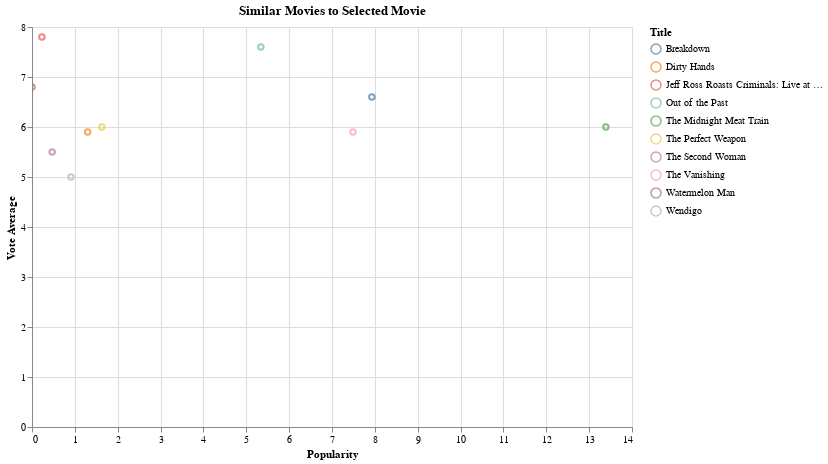

The cell this chart's notebook holds for it:
### Code cell
# Function to find similar movies
def find_similar_movies(movie_title, top_n=10):
    idx = movies_metadata_overview[movies_metadata_overview['title'] == movie_title].index[0]
    query_embedding = embeddings[idx].reshape(1, -1)

    # Calculate cosine similarity between the query and all movie embeddings
    similarities = cosine_similarity(query_embedding, embeddings).flatten()

    # Get the top N similar movies
    similar_indices = similarities.argsort()[::-1][1:top_n+1]
    similar_movies = movies_metadata_overview.iloc[similar_indices]

    return similar_movies

# pick 5 movies from the top 100 movies
filtered_movies = movies_metadata_credits.head(100).sample(5)
similar_movies = pd.concat([find_similar_movies(movie_title).assign(query_title=movie_title) for movie_title in filtered_movies['title']])
similar_movies = similar_movies.copy()
similar_movies['popularity'] = similar_movies['popularity'].astype(float).round(2)

dropdown_symbol = alt.binding_select(options=list(similar_movies["query_title"].unique()), name=" ")
selection_symbol = alt.selection_point(fields=["query_title"], bind=dropdown_symbol, value=filtered_movies['title'].values[0])

# display the similar movies on a chart
alt.Chart(similar_movies).mark_point().encode(
    alt.X('popularity', title='Popularity'),
    alt.Y('vote_average', title='Vote Average'),
    alt.Color('title', title='Title'),
    tooltip=['title', 'overview']
).add_params(
    selection_symbol
).transform_filter(
    selection_symbol
).properties(
    title='Similar Movies to Selected Movie',
    width=600,
    height=400,
).interactive()

### Figure 1 — Vega-Lite specification as saved in the notebook (floating-point values rounded to 4 significant figures)
{"config": {"view": {"continuousWidth": 300, "continuousHeight": 300}}, "data": {"name": "data-33b944f723961c3e5a5af38c835738ce"}, "mark": {"type": "point"}, "encoding": {"color": {"field": "title", "title": "Title", "type": "nominal"}, "tooltip": [{"field": "title", "type": "nominal"}, {"field": "overview", "type": "nominal"}], "x": {"field": "popularity", "title": "Popularity", "type": "quantitative"}, "y": {"field": "vote_average", "title": "Vote Average", "type": "quantitative"}}, "height": 400, "params": [{"name": "param_18", "select": {"type": "point", "fields": ["query_title"]}, "bind": {"input": "select", "options": ["Rear Window", "Psycho", "The Intouchables", "Dilwale Dulhania Le Jayenge", "The Lion King"], "name": " "}, "value": "Rear Window"}, {"name": "param_19", "select": {"type": "interval", "encodings": ["x", "y"]}, "bind": "scales"}], "title": "Similar Movies to Selected Movie", "transform": [{"filter": {"param": "param_18"}}], "width": 600, "$schema": "https://vega.github.io/schema/vega-lite/v5.17.0.json", "datasets": {"data-33b944f723961c3e5a5af38c835738ce": [{"id": 34420.0, "title": "The Perfect Weapon", "overview": "Jeff, a young delinquent, is enrolled by his father in a kenpo school, in the hopes of teaching the boy some self-discipline. Years later, Jeff's mentor, Kim, is being threatened by one of the Korean mafia families. Jeff tries to help his old friend, but is too late to prevent Kim's death at the hands of an unknown hitman. Vowing revenge, Jeff takes on all of the families, using his martial arts skills to find the man who killed his friend.", "popularity": 1.63, "vote_average": 6.0, "query_title": "Rear Window"}, {"id": 2163.0, "title": "Breakdown", "overview": "When his SUV breaks down on a remote Southwestern road, Jeff Taylor lets his wife, Amy, hitch a ride with a trucker to get help. When she doesn't return, Jeff fixes his SUV and tracks down the trucker -- who tells the police he's never seen Amy. Johnathan Mostow's tense thriller then follows Jeff's desperate search for his wife, which eventually uncovers a small town's murderous secret.", "popularity": 7.93, "vote_average": 6.6, "query_title": "Rear Window"}, {"id": 10180.0, "title": "The Midnight Meat Train", "overview": "The photographer Leon lives with his girlfriend and waitress Maya waiting for a chance to get in the photo business. When Maya contacts their friend Jurgis, he schedules a meeting for Leon with the successful owner of arts gallery Susan Hoff; she analyzes Leon's work and asks him to improve the quality of his photos. During the night, the upset Leon decides to wander on the streets taking pictures with his camera, and he follows three punks down to the subway station; when the gang attacks a young woman, Leon defends her and the guys move on. On the next morning, Leon discovers that the woman is missing. He goes to the police station, but Detective Lynn Hadley does not give much attention to him and discredits his statement. Leon becomes obsessed to find what happened with the stranger and he watches the subway station. When he sees the elegant butcher Mahogany in the train, Leon believes he might be a murderer and stalks him everywhere, in the beginning of his journey to the darkness.", "popularity": 13.39, "vote_average": 6.0, "query_title": "Rear Window"}, {"id": 3479.0, "title": "Dirty Hands", "overview": "Saint Tropez. Julie Wormser and her lover, writer and neighbour Jeff Marle, plan the murder of her wealthy husband Louis, an impotent who drinks a lot. She hits him, and leaves the rest of the task to Jeff. Julie finds herself alone the following day, and becomes therefore the prime suspect. Where is Louis' body? Where is Jeff? Is there any secret beyond a door? Nothing is what it seems in this highly acclaimed taut thriller.", "popularity": 1.3, "vote_average": 5.9, "query_title": "Rear Window"}, {"id": 1644.0, "title": "The Vanishing", "overview": "A young woman (Sandra Bullock) mysteriously disappears, sending her boyfriend Jeff (Kiefer Sutherland) on a years-long quest to find her. Not even a new love (Nancy Travis) can keep him from his obsessive search. All the while, the calculating psychopath (Jeff Bridges) who kidnapped his girlfriend stalks Jeff, ultimately taking him through the exact same steps that led to the crime. In order to find out what happened, Jeff must put his own life in the hands of this devious stranger.", "popularity": 7.49, "vote_average": 5.9, "query_title": "Rear Window"}, {"id": 42600.0, "title": "Watermelon Man", "overview": "Jeff Gerber, an insurance agent, lives in a typical suburban neighborhood. He is also both racist and a fitness freak. But Jeff's bigoted world of taunting and harassing black people on and off the job is turned upside down when his skin inexplicably turns dark overnight. As Jeff tries to come to terms with this unexplained phenomenon that has befallen him, he soon becomes the victim himself when all of his friends and neighbors suddenly shun and harass him. This puts a strain on his marriage and loyal wife Althea, who begins to crack under the pressure. When all medical attempts to change his skin back to his former color fail, Jeff accepts that Kharma has caught up with him. Jeff tries to see the light of being a persecuted black man in this cruel and segregated world with the help of some of some new black friends, some of whom were people he, as a white man, taunted and harassed.", "popularity": 0.0, "vote_average": 6.8, "query_title": "Rear Window"}, {"id": 678.0, "title": "Out of the Past", "overview": "Jeff Bailey seems to be a mundane gas station owner in remote Bridgeport, CA. He is dating local girl Ann Miller and lives a quiet life. But Jeff has a secret past, and when a mysterious stranger arrives in town, Jeff is forced to return to the dark world he had tried to escape.", "popularity": 5.34, "vote_average": 7.6, "query_title": "Rear Window"}, {"id": 62660.0, "title": "The Second Woman", "overview": "In flashback from a 'Rebecca'-style beginning: Ellen Foster, visiting her aunt on the California coast, meets neighbor Jeff Cohalan and his ultramodern clifftop house. Ellen is strongly attracted to Jeff, who's being plagued by unexplainable accidents, major and minor. Bad luck, persecution...or paranoia? Warned that Jeff could be dangerous, Ellen fears that he's in danger, as the menacing atmosphere darkens.", "popularity": 0.47, "vote_average": 5.5, "query_title": "Rear Window"}, {"id": 343300.0, "title": "Jeff Ross Roasts Criminals: Live at Brazos County Jail", "overview": "Jeff gives the most dangerous – and enlightening – roast of his life from behind the walls of the Brazos County Jail in Bryan, Texas. In this special he touches on topics surrounding incarceration such as race, solitary confinement and the death penalty.", "popularity": 0.23, "vote_average": 7.8, "query_title": "Rear Window"}, {"id": 44340.0, "title": "Wendigo", "overview": "George is a high-strung professional photographer who is starting to unravel from the stress of his work with a Manhattan advertising agency. Needing some time away from the city, Jake, his wife Kim, and their son Miles head to upstate New York to take in the winter sights, though the drive up is hardly relaxing for any of them. George accidentally hits and severely injures a deer that ran onto the icy road; after George stops to inspect the damage, he's confronted by an angry local named Otis who flies into a rage, telling George that he and his fellow hunters had been tracking the deer for some time. An argument breaks out, which leaves George feeling deeply shaken.", "popularity": 0.91, "vote_average": 5.0, "query_title": "Rear Window"}, {"id": 11250.0, "title": "Psycho", "overview": "Criminal on the run, Marion Crane takes refuge at the motel operated by Norman Bates - a troubled man whose victims encounter a grisly fate at the hands of his \"mother.\" Marion soon becomes the next victim and her disappearance prompts inquiries from her sister and a private investigator. They both soon discover the morbid bond linking Norman to his mysterious \"mother\" at the Bates Motel.", "popularity": 6.72, "vote_average": 4.8, "query_title": "Psycho"}, {"id": 12660.0, "title": "Psycho III", "overview": "Norman Bates is still running his little motel, and he has kept the dressed skeleton he calls mother. One of his guests is a young girl who has left the convent where she lived. To get some help he employs a young man. One day a nosey journalist comes to see him to ask questions about his past.", "popularity": 6.35, "vote_average": 5.4, "query_title": "Psycho"}, {"id": 10580.0, "title": "Psycho II", "overview": "Years of treatment at a mental institution for the criminally insane, Norman Bates still can't quite elude the demands of \"Mother.\" Vera Miles also returns as the inquisitive woman who is haunted by her sister's brutal murder and the ominous motel where it all occurred.", "popularity": 6.37, "vote_average": 6.0, "query_title": "Psycho"}, {"id": 52240.0, "title": "Possessed", "overview": "Marion is a factory worker who hopes to trade the assembly line, for a beautiful penthouse apartment...", "popularity": 1.12, "vote_average": 5.6, "query_title": "Psycho"}, {"id": 22480.0, "title": "Another Woman", "overview": "Marion is a woman who has learned to shield herself from her emotions. She rents an apartment to work undisturbed on her new book, but by some acoustic anomaly she can hear all that is said in the next apartment in which a psychiatrist holds his office. When she hears a young woman tell that she finds it harder and harder to bear her life, Marion starts to reflect on her own life. After a series of events she comes to understand how her unemotional attitude towards the people around her affected them and herself.", "popularity": 3.33, "vote_average": 6.8, "query_title": "Psycho"}, {"id": 120700.0, "title": "The Stranger's Return", "overview": "\"Miriam Hopkins plays Louise Starr, who gets divorced from her husband and returns to the home she left on a farm where she reunites with her grandfather. He introduces her to Guy Crane with whom she falls in love; however, he is married.\"", "popularity": 0.0, "vote_average": 0.0, "query_title": "Psycho"}, {"id": 87090.0, "title": "Business as Usual", "overview": "After seeing her husband fail in fighting a battle to keep his factory open, a manageress loses her job in a disagreement with the manager over sexual harassment of her staff. She accepts the advice of her father and joins his son, a left-wing organizer, and takes her plight to the union.", "popularity": 0.0, "vote_average": 0.0, "query_title": "Psycho"}, {"id": 36190.0, "title": "The Go-Between", "overview": "Tale of torrid and forbidden love between Christie and Bates in the English countryside.", "popularity": 3.82, "vote_average": 6.2, "query_title": "Psycho"}, {"id": 242400.0, "title": "That Hagen Girl", "overview": "Mary Hagen lives in a small town in Ohio and goes to Jordon Junior College. For years, there has been whispers, rumors and gossip about who are her real parents. When Tom Bates returns to town, he takes over the house and practice that Judge Merrivale left him when he died. As Tom has been away a number of years, this leads to more gossip and Mary believes that he is her father. The popular and rich Ken loves Mary, but his family and friends constantly remind him that she is 'not one of us'. Julia, a teacher at school encourages Mary but Mary cannot get a break in anything she does, or is accused of doing. Tom knows the answer to her true identity, and he is silent.", "popularity": 0.15, "vote_average": 5.5, "query_title": "Psycho"}, {"id": 96000.0, "title": "Hard Labor", "overview": "With her husband having lost his job, Helena opens her own grocery store, but is soon plagued by strange occurrences.", "popularity": 0.3, "vote_average": 4.5, "query_title": "Psycho"}, {"id": 13650.0, "title": "Ca$h", "overview": "A man meets up with two \"good guys\" to recover what is unlawfully his, taking them on his whirlwind ride, doing things they never would have imagined, just to survive.", "popularity": 4.74, "vote_average": 5.6, "query_title": "The Intouchables"}, {"id": 22530.0, "title": "The Wrong Man", "overview": "True story of an innocent man mistaken for a criminal.", "popularity": 8.56, "vote_average": 6.9, "query_title": "The Intouchables"}, {"id": 5852.0, "title": "Angel Eyes", "overview": "A story about a seemingly unlikely couple who cross paths under life-threatening circumstances as though they are destined not only to meet but to save each other's lives. Not once, but twice.", "popularity": 5.4, "vote_average": 5.5, "query_title": "The Intouchables"}, {"id": 393700.0, "title": "Kills on Wheels", "overview": "Two physically handicapped youngsters make friends with a paralysed hitman and are commissioned by a local mafia boss. They have little to lose although things are never as they first appear. The boundaries between fantasy and reality blur as the unlikely heroes stumble from one close encounter to the next and we gain an unusual insight into their lives on the periphery of society.", "popularity": 0.47, "vote_average": 8.0, "query_title": "The Intouchables"}, {"id": 227200.0, "title": "The Last Day of Summer", "overview": "A subtle, almost quasi-documentary tale of a confrontation between two lonely people — one from which true understanding cannot seemingly result.", "popularity": 0.15, "vote_average": 6.3, "query_title": "The Intouchables"}, {"id": 102300.0, "title": "Fate Is the Hunter", "overview": "A man refuses to believe that pilot error caused a fatal crash, and persists in looking for another reason. Airliner crashes near Los Angeles due to unusual string of coincidences. Stewardess, who is sole survivor, joins airline executives in discovering the causes of the crash.", "popularity": 1.64, "vote_average": 7.0, "query_title": "The Intouchables"}, {"id": 9741.0, "title": "Unbreakable", "overview": "An ordinary man makes an extraordinary discovery when a train accident leaves his fellow passengers dead – and him unscathed. The answer to this mystery could lie with the mysterious Elijah Price, a man who suffers from a disease that renders his bones as fragile as glass.", "popularity": 14.68, "vote_average": 6.9, "query_title": "The Intouchables"}, {"id": 47100.0, "title": "Killer", "overview": "A young man gets into an accident and now owes people money. He lives in present day Almaty, Kazakhstan, where jobs are scarce. So he turns to dubious characters for help which leads him deeper and deeper into trouble.", "popularity": 0.11, "vote_average": 2.5, "query_title": "The Intouchables"}, {"id": 8954.0, "title": "Reservation Road", "overview": "Two fathers' lives intersect when one of them is involved in a terrible and sudden hit-and-run car accident that leaves the other's son dead. In response, the two men (Joaquin Phoenix and Mark Ruffalo) react in unexpected ways as a reckoning looms in the near future.", "popularity": 4.37, "vote_average": 6.6, "query_title": "The Intouchables"}, {"id": 14780.0, "title": "The Fall", "overview": "In a hospital on the outskirts of 1920s Los Angeles, an injured stuntman begins to tell a fellow patient, a little girl with a broken arm, a fantastic story about 5 mythical heroes. Thanks to his fractured state of mind and her vivid imagination, the line between fiction and reality starts to blur as the tale advances.", "popularity": 15.86, "vote_average": 7.7, "query_title": "The Intouchables"}, {"id": 4252.0, "title": "Chalte Chalte", "overview": "Priya Chopra is a fashion designer and Raj Mathur owns a small trucking company. They meet on the road, quarrel, and then fall for each other. Priya, who is already engaged, must decide whether she will marry her fiancé or leave him for Raj. Love triumphs, Raj and Priya marry and then begins the struggle to maintain their marriage in the face of the typical problems the world can throw at them.", "popularity": 1.5, "vote_average": 6.2, "query_title": "Dilwale Dulhania Le Jayenge"}, {"id": 13990.0, "title": "Dil To Pagal Hai", "overview": "Rahul is a dancer and the director of a dance troupe. His best friend Nisha, who is a member of his troupe, is secretly in love with him. But he gets attracted to Pooja, who is engaged to Ajay.", "popularity": 2.16, "vote_average": 6.6, "query_title": "Dilwale Dulhania Le Jayenge"}, {"id": 46390.0, "title": "Hum Aapke Hain Koun", "overview": "t tells the story of two lovers, Prem (Salman Khan) and Nisha (Madhuri Dixit). Their older siblings, Rajesh and Pooja get married. After Pooja has her baby, the elders decide to get Prem married with a girl like Pooja. Prem and Nisha slowly fall in love with each other. Prem tells his sister-in-law...", "popularity": 1.17, "vote_average": 6.1, "query_title": "Dilwale Dulhania Le Jayenge"}, {"id": 362800.0, "title": "Chaahat Ek Nasha...", "overview": "Rashmi lives a wealthy lifestyle in India along with her widower dad, Dr. Sanjeev Jaitly. She aspires to be a singer and dancer, and is encouraged by her friends and dad to take this up as a profession. She prepares her portfolio and approaches R.K. Music Co, which is run by Rahul Kapoor. Rashmi is also an ardent fan of established singer/dancer, Mallika Arora, a client of Rahul, and always sends her gifts and flowers on every possible occasion. When Mallika fails to impress the public, Rahul is advised to look for fresh talent, and he approaches Rashmi, and together they release their first album which turns to be a major success. Together they deliver many other hits and also fall in love with each other. Sanjeev initially opposes their romance and eventual marriage as he feels that Rahul and his celebrity lifestyle is not right for Rashmi. He eventually gives in when Rashmi insists on marrying Rahul...", "popularity": 0.0, "vote_average": 0.0, "query_title": "Dilwale Dulhania Le Jayenge"}, {"id": 63670.0, "title": "Vettaiyaadu Vilaiyaadu", "overview": "Raghavan (Kamal Haasan) is an honest cop in Tamil Nadu. His wife Kayalvizhi (Kamalinee Mukerji) dies in a violent incident. Raghavan is deputized to investigate the murder of Rani, the daughter of his colleague Arokiya Raj (Prakash Raj) in a remote village in Tamil Nadu. Arokiya moves to New York after his daughter's murder.", "popularity": 0.73, "vote_average": 6.9, "query_title": "Dilwale Dulhania Le Jayenge"}, {"id": 39840.0, "title": "Yaadein", "overview": "Raj Singh Puri has a very wealthy friend in Lalit Kumar Malhotra, and his wife, Nalini. After the passing away of his wife, Shalini, Raj has become more dependent on the Malhotras, and they have offered him support and solace in his time of need. Raj has also won over the affections of their son, Ronit Malhotra. When Ronit meets with Raj's daughter, Isha, both are attracted to each other and fall in love. They want to surprise Ronit's parents and Raj, and they accordingly decide to share this news with Raj, only to find out that Raj has been actively involved in trying to get Ronit married to Monishka Rai, the daughter of a very wealthy industrialist, who the Malhotras would like to have a business merger with.", "popularity": 0.45, "vote_average": 4.9, "query_title": "Dilwale Dulhania Le Jayenge"}, {"id": 23780.0, "title": "Parugu", "overview": "Neelakanta (Prakash Raj)has two daughters. His elder daughter Subbalakshmi (Poonam Bajwa) elopes with a guy called Babu from a lower class on the night of her arranged marriage. Neelakanta men kidnap all the friends of Babu. Krishna (Allu Arjun) – a happy go lucky guy from Hyderabad – is one among them. Krishna likes a girl called Meena (Sheila) who happens to be the younger daughter of Neelakanta", "popularity": 0.98, "vote_average": 4.5, "query_title": "Dilwale Dulhania Le Jayenge"}, {"id": 71060.0, "title": "Dhund: The Fog", "overview": "After the passing away of her parents, Simran Malhotra lives a wealthy lifestyle with her uncle, Rajendra. She has always won beauty pageants during her college days, and when an opportunity arises, she enters her name in a local beauty contest. This news is not welcomed by fellow-collegian, Tanya Khurana, who has always been the runner-up. She confides to her brother, Ajit, who assures her that Simran will be made to change her mind. Ajit makes some intimidating phone calls and even threatens her in person when she is alone, but to no avail, Simran does take part in the contest, and wins again. This breaks Tanya's heart, and an enraged Ajit, who swears that he will only rest after he kills or seriously disfigures Simran. Simran, her friend, Kajal, along with Sameer and Kunal decide to go to Khandala to celebrate Simran's win, and when the boys go to get something to eat, Ajit attacks Simran and Kajal...", "popularity": 0.0, "vote_average": 0.0, "query_title": "Dilwale Dulhania Le Jayenge"}, {"id": 5319.0, "title": "Hum Dil De Chuke Sanam", "overview": "Indian-based traditional family of Pundit Darbar (Vikram Gokhale) gets a visit from Sameer Rafilini (Salman Khan), from Italy, who has come as a pupil to learn music and singing. Darbar and his family accept him. Sameer meets Nandini (Aishwarya Rai), Darbar's daughter, and both fall in love. But Darbar wants Nandini to wed Vanraj (Ajay Devgan), and has Sameer swear that he will leave India.", "popularity": 1.53, "vote_average": 6.5, "query_title": "Dilwale Dulhania Le Jayenge"}, {"id": 165400.0, "title": "Humraaz", "overview": "A wealthy industrialist and business man named Raj Singhania lives in Bombay, India. He reaches up with a music band in which Karan Malhotra is the leader and Priya is his right-hand and sweetheart. Karan finds that it is not easy to achieve one's merit. A contract made between the two for his band to sing on a crusade for Raj. He agrees to do so and later on conspire with his girlfriend Priya to take over Raj vast estate by setting up his girlfriend to marry Raj fakely. On a chance encounter one day Raj and Priya both meet, where by Raj fall head over heals in love with Priya.", "popularity": 0.56, "vote_average": 5.7, "query_title": "Dilwale Dulhania Le Jayenge"}, {"id": 57860.0, "title": "Charlie, the Lonesome Cougar", "overview": "A heartwarming Disney classic in which a cougar, who was rescued as a cub and raised by a group of loggers in the Pacific Northwest, reverts back to his natural instincts, leading to hilarious (and dangerous) consequences.", "popularity": 0.44, "vote_average": 4.9, "query_title": "The Lion King"}, {"id": 85260.0, "title": "Cracked Nuts", "overview": "To impress his fiancee's aunt, a young man tries to become king in a small kingdom, but the people there have already crowned one, who has won this honor by gambling. So he plans a coup d'etat. He tries to achieve this with a bomb, but then something goes wrong...", "popularity": 0.05, "vote_average": 8.0, "query_title": "The Lion King"}, {"id": 90030.0, "title": "The Tale of the Fox", "overview": "In the kingdom of animals, Master Fox is used to trick and fool everyone. So the King, the Lion, receives more and more complaints about him. He orders that Master Fox is arrested and brought to him.", "popularity": 0.33, "vote_average": 6.0, "query_title": "The Lion King"}, {"id": 57590.0, "title": "African Cats", "overview": "African Cats captures the real-life love, humor and determination of the majestic kings of the savanna. The story features Mara, an endearing lion cub who strives to grow up with her mother’s strength, spirit and wisdom; Sita, a fearless cheetah and single mother of five mischievous newborns; and Fang, a proud leader of the pride who must defend his family from a once banished lion.", "popularity": 3.27, "vote_average": 7.1, "query_title": "The Lion King"}, {"id": 75460.0, "title": "The Conman", "overview": "King, the Con Man, is regarded as the successor of God of Gamblers.Dragon opts for gambling and approaches King, hoping to learn gambling tricks from him. They really take to each other and become good partners. On a gambling ship, King meets Ma Kau Man, the grand gambling banker who can affect results of every soccer match and horse race and San Ken, a laughing tiger, who plots to make use of King's talent for gambling to take over Ma's casino business......", "popularity": 0.56, "vote_average": 5.8, "query_title": "The Lion King"}, {"id": 278900.0, "title": "The Jungle Book", "overview": "After a threat from the tiger Shere Khan forces him to flee the jungle, a man-cub named Mowgli embarks on a journey of self discovery with the help of panther, Bagheera, and free spirited bear, Baloo.", "popularity": 17.43, "vote_average": 6.7, "query_title": "The Lion King"}, {"id": 38200.0, "title": "Itinerary of a Spoiled Child", "overview": "A foundling, raised in the circus, Sam Lion becomes a businessman after a trapeze accident. However, when he reaches fifty and becomes tired of his responsibilities and of his son Jean-Philippe, he decides to disappear at sea. However, he runs into Albert Duvivier, one of his former employees. He comes to realise that he has ignored the important things in his life.", "popularity": 2.48, "vote_average": 7.6, "query_title": "The Lion King"}, {"id": 50850.0, "title": "The Second Jungle Book: Mowgli & Baloo", "overview": "In this exciting live-action adventure, young Mowgli, an orphan raised by wolves, is spotted by a scout for a giant circus. Accompanied by a cruel hunter and a snake charmer, the scout sets out to trap Mowgli. But with the help of Baloo the bear and Bagheera the panther, little Mowgli leads the adults into his biggest and wildest adventure yet! A fun-filled movie every member of the family will enjoy.", "popularity": 0.29, "vote_average": 3.2, "query_title": "The Lion King"}, {"id": 9325.0, "title": "The Jungle Book", "overview": "The boy Mowgli makes his way to the man-village with Bagheera, the wise panther. Along the way he meets jazzy King Louie, the hypnotic snake Kaa and the lovable, happy-go-lucky bear Baloo, who teaches Mowgli \"The Bare Necessities\" of life and the true meaning of friendship.", "popularity": 22.85, "vote_average": 7.1, "query_title": "The Lion King"}, {"id": 351700.0, "title": "Monkey King: Hero Is Back", "overview": "The all-powerful Monkey King once roamed freely between Heaven and Earth, but after angering the Gods, he was imprisoned within an ice cage deep within the mountains. 500 years later, monsters attack a small village and a child flees to the mountains. Unknowingly, the child releases the Monkey King from his curse. With the help and encouragement from this special child, Monkey King saves the village from the evil monsters.", "popularity": 3.76, "vote_average": 7.5, "query_title": "The Lion King"}]}}
